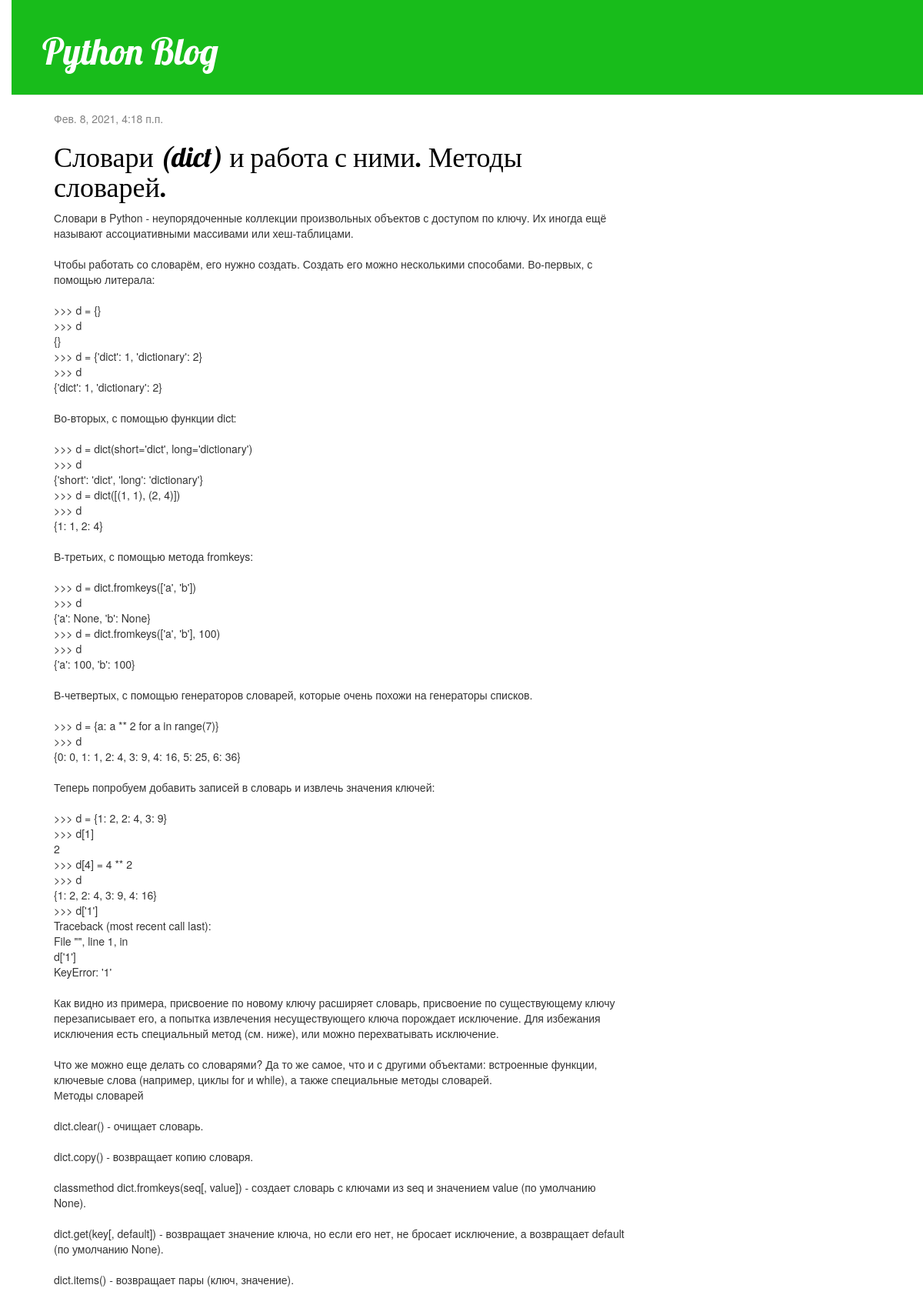
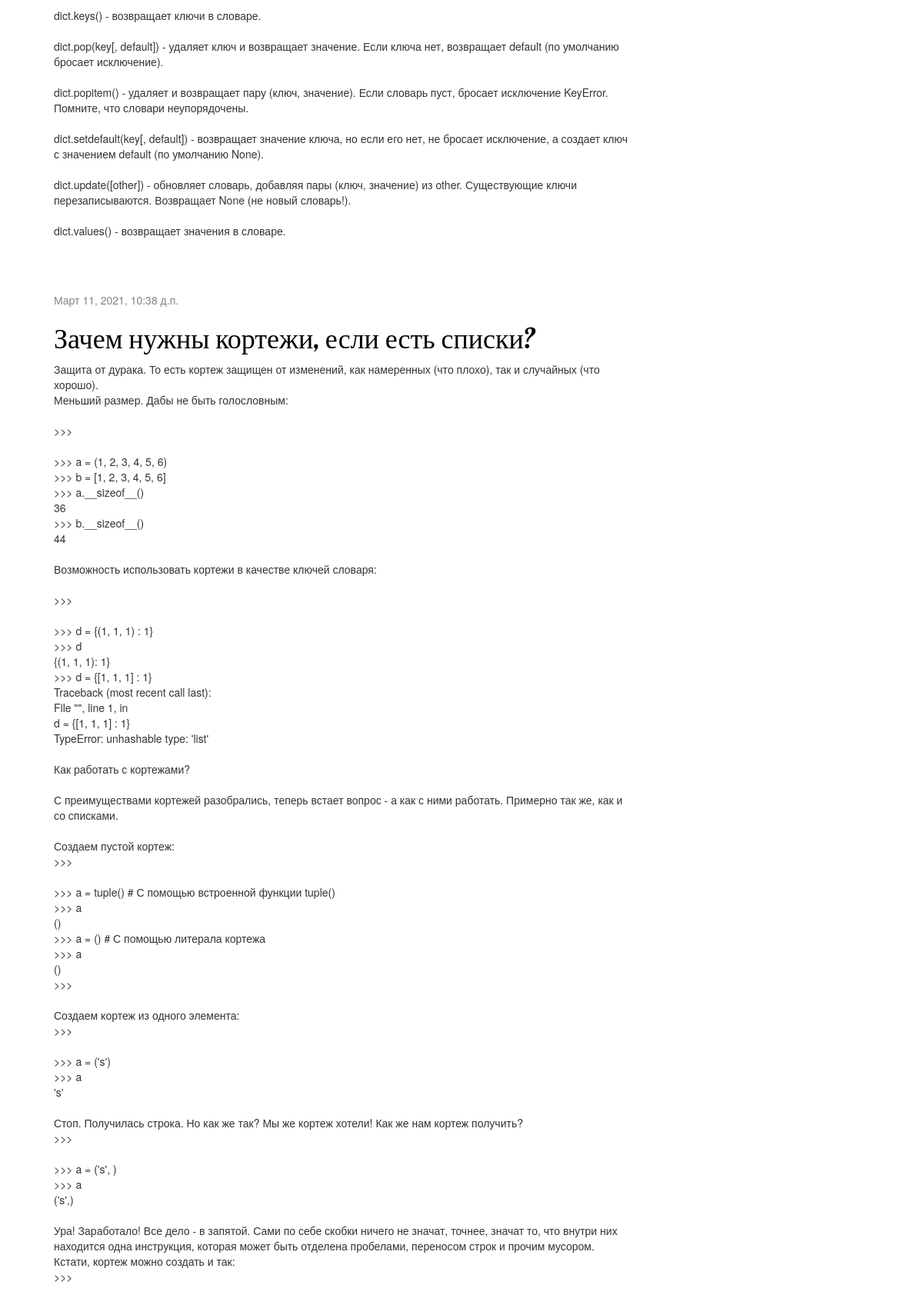
The page / (upper part) on the database its author committed (2 pictures, top to bottom).
### blog/models.py (models this page shows, shortened)
class Post(models.Model):
    author = models.ForeignKey(settings.AUTH_USER_MODEL, on_delete=models.CASCADE)
    title = models.CharField(max_length=200)
    text = models.TextField()
    created_date = models.DateTimeField(default=timezone.now)
    published_date = models.DateTimeField(blank=True, null=True)

### blog/views.py (the view)
# urls.py: path('', views.post_list, name='post_list'),
def post_list(request):
    posts = Post.objects.filter(published_date__lte=timezone.now()).order_by('published_date')
    return render(request, 'blog/post_list.html', {'posts': posts})

### blog/templates/blog/post_list.html
{% extends 'blog/base.html' %}
{% block content %}
    {% for post in posts %}
        <div class="post">
            <div class="date">
            {{ post.published_date }}
            </div>
            <h1><a href="{% url 'post_detail' pk=post.pk %}">{{ post.title }}</a></h1>
            <p>{{ post.text|linebreaksbr }}</p>
        </div>
    {% endfor %}
{% endblock %}

### static/css/blog.css (style rules this page uses)
h1 a { color: #18bc1b; font-family: 'Lobster'; }
body { padding-left: 15px; }
h1, h2, h3, h4 { font-family: 'Lobster', cursive; }
.date { color: #828282; }
.post { margin-bottom: 70px; }
.post h1 a, .post h1 a:visited { color: #000000; }

### rows shown on the page
Post: published_date "Фев. 8, 2021, 4:18 п.п.", title "Словари (dict) и работа с ними. Методы словарей.", text "Словари в Python - неупорядоченные коллекции произвольных объектов с доступом по ключу. Их иногда ещё называют ассоциативными массивами или хеш-таблицами. Чтобы работать со словарём, его нужно создать. Создать его можно несколькими способами. Во-первых, с помощью литерала: >>> d = {} >>> d {} >>> d = {'dict': 1, 'dictionary': 2} >>> d {'dict': 1, 'dictionary': 2} Во-вторых, с помощью функции dict: >>> d = dict(short='dict', long='dictionary') >>> d {'short': 'dict', 'long': 'dictionary'} >>> d = dict([(1, 1), (2, 4)]) >>> d {1: 1, 2: 4} В-третьих, с помощью метода fromkeys: >>> d = dict.fromkeys(['a', 'b']) >>> d {'a': None, 'b': None} >>> d = dict.fromkeys(['a', 'b'], 100) >>> d {'a': 100,…"
Post: published_date "Март 11, 2021, 10:38 д.п.", title "Зачем нужны кортежи, если есть списки?", text "Защита от дурака. То есть кортеж защищен от изменений, как намеренных (что плохо), так и случайных (что хорошо). Меньший размер. Дабы не быть голословным: >>> >>> a = (1, 2, 3, 4, 5, 6) >>> b = [1, 2, 3, 4, 5, 6] >>> a.__sizeof__() 36 >>> b.__sizeof__() 44 Возможность использовать кортежи в качестве ключей словаря: >>> >>> d = {(1, 1, 1) : 1} >>> d {(1, 1, 1): 1} >>> d = {[1, 1, 1] : 1} Traceback (most recent call last): File \"\", line 1, in d = {[1, 1, 1] : 1} TypeError: unhashable type: 'list' Как работать с кортежами? С преимуществами кортежей разобрались, теперь встает вопрос - а как с ними работать. Примерно так же, как и со списками. Создаем пустой кортеж: >>> >>> a = tuple() # С…"
